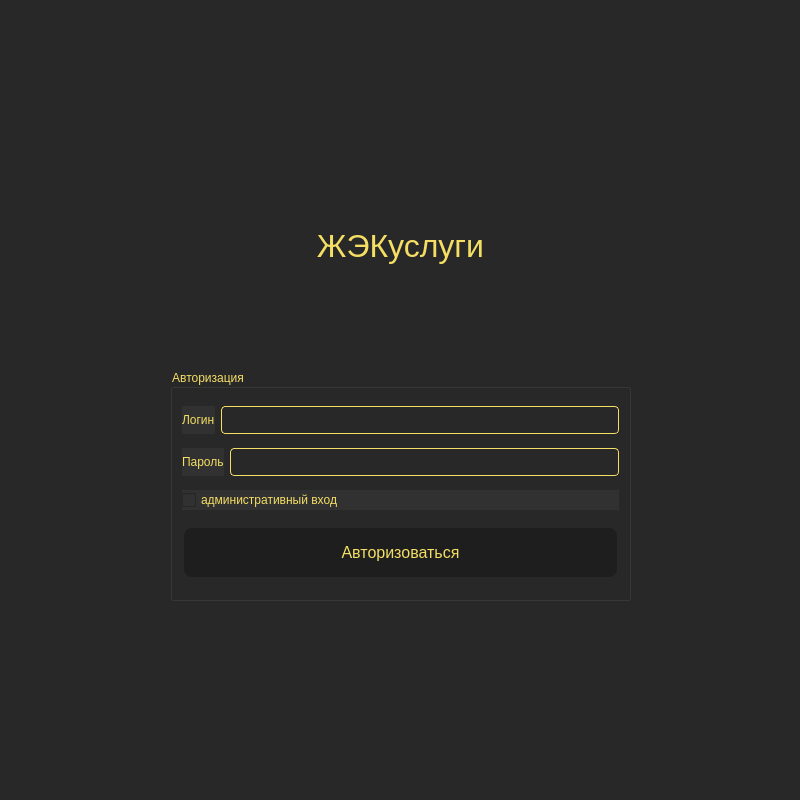
<?xml version="1.0" encoding="UTF-8"?>
<ui version="4.0">
 <class>Autorization</class>
 <widget class="QDialog" name="Autorization">
  <property name="geometry">
   <rect>
    <x>0</x>
    <y>0</y>
    <width>800</width>
    <height>800</height>
   </rect>
  </property>
  <property name="windowTitle">
   <string>Dialog</string>
  </property>
  <property name="styleSheet">
   <string notr="true">color: rgb(244, 222, 100);
font: 25 8pt &quot;Comfortaa&quot;;
background-color: rgb(40,40,40); </string>
  </property>
  <widget class="QWidget" name="layoutWidget">
   <property name="geometry">
    <rect>
     <x>170</x>
     <y>130</y>
     <width>461</width>
     <height>471</height>
    </rect>
   </property>
   <layout class="QVBoxLayout" name="verticalLayout_2">
    <item>
     <widget class="QLabel" name="label_3">
      <property name="text">
       <string>&lt;html&gt;&lt;head/&gt;&lt;body&gt;&lt;p align=&quot;center&quot;&gt;&lt;span style=&quot; font-size:24pt;&quot;&gt;ЖЭКуслуги&lt;/span&gt;&lt;/p&gt;&lt;/body&gt;&lt;/html&gt;</string>
      </property>
     </widget>
    </item>
    <item>
     <widget class="QGroupBox" name="groupBox">
      <property name="styleSheet">
       <string notr="true"/>
      </property>
      <property name="title">
       <string>Авторизация</string>
      </property>
      <layout class="QVBoxLayout" name="verticalLayout">
       <item>
        <layout class="QHBoxLayout" name="horizontalLayout_2">
         <item>
          <widget class="QLabel" name="label">
           <property name="styleSheet">
            <string notr="true">background-color: #313131</string>
           </property>
           <property name="text">
            <string>Логин</string>
           </property>
          </widget>
         </item>
         <item>
          <widget class="QLineEdit" name="lineEdit">
           <property name="styleSheet">
            <string notr="true">
    padding: 5px; 
    font-size: 10px; 
    border-radius: 4px; 
    border: 1px solid rgb(244, 222, 100); 
    width:  200px; </string>
           </property>
          </widget>
         </item>
        </layout>
       </item>
       <item>
        <layout class="QHBoxLayout" name="horizontalLayout">
         <item>
          <widget class="QLabel" name="label_2">
           <property name="styleSheet">
            <string notr="true">background-color: #313131
</string>
           </property>
           <property name="text">
            <string>Пароль</string>
           </property>
          </widget>
         </item>
         <item>
          <widget class="QLineEdit" name="lineEdit_2">
           <property name="styleSheet">
            <string notr="true">
    padding: 5px; 
    font-size: 10px; 
    border-radius: 4px; 
    border: 1px solid rgb(244, 222, 100); 
    width:  200px; </string>
           </property>
          </widget>
         </item>
        </layout>
       </item>
       <item>
        <widget class="QCheckBox" name="checkBox">
         <property name="styleSheet">
          <string notr="true">background-color: #313131</string>
         </property>
         <property name="text">
          <string>административный вход</string>
         </property>
        </widget>
       </item>
       <item>
        <widget class="QPushButton" name="pushButton">
         <property name="styleSheet">
          <string notr="true">background-color: #1E1E1E; 
    border: none;
    color: rgb(244, 222, 100); 
    padding: 15px 32px; 
    text-align: center; 
    text-decoration: none;

    font-size: 16px; 
    margin: 4px 2px; 
    border-radius: 8px; </string>
         </property>
         <property name="text">
          <string>Авторизоваться</string>
         </property>
        </widget>
       </item>
      </layout>
     </widget>
    </item>
   </layout>
  </widget>
 </widget>
 <resources/>
 <connections/>
</ui>
